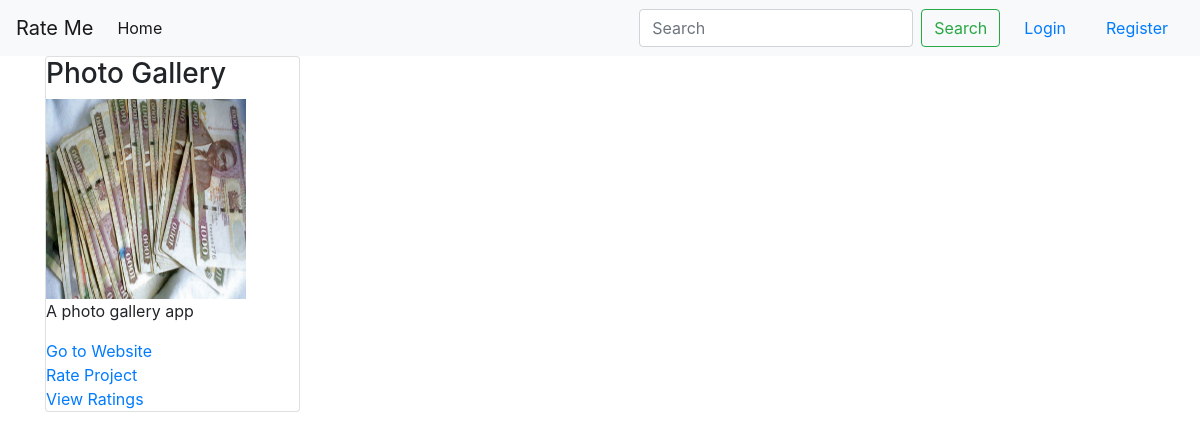
The app's page /, older data.
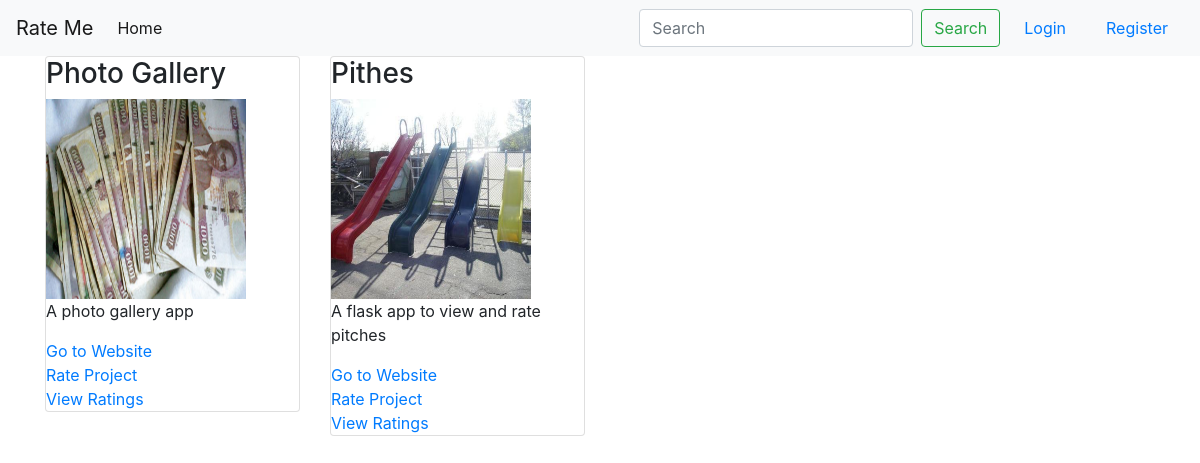
The same page, newer data.
### projects/models.py (models this page shows, shortened)
class Project(models.Model):
    title = models.CharField(max_length=100)
    image = models.ImageField(blank=False, upload_to='project_pics')
    description = models.TextField()
    link = models.URLField(
        max_length=128,
        db_index=True,
        unique=True,
        blank=True
    )
    author = models.ForeignKey(User, on_delete=models.CASCADE)

### projects/views.py (the view)
# urls.py: path('', views.ProjectListView.as_view(), name="home"),
class ProjectListView(ListView):
    model = Project

### templates/projects/project_list.html
{% extends 'rateme/base.html' %}
{% block content %}
    <div class="row">
        {% for project in object_list %}
            <div class="col-md-3">
                <div class="card">
                    <h3>{{ project.title }}</h3>
                    <a href="{% url 'project-detail'  project.id %}" target="_blank"><img
                            style="width: 200px; height: 200px;"
                            src="{{ project.image.url }}"
                            alt="project image"></a>
                    <p>
                        {{ project.description }}
                    </p>
                    <a href="{{ project.link }}">Go to Website</a>
                    <a href="{% url 'rate_project' project.id %}">Rate Project</a>
                    <a href="{% url 'view_ratings' project.id %}">View Ratings</a>
                </div>
            </div>
        {% endfor %}
    </div>
{% endblock content %}

Row changes from the older to the newer data that the page shows:
added Project: title "Pithes", image (picture), description "A flask app to view and rate pitches"
